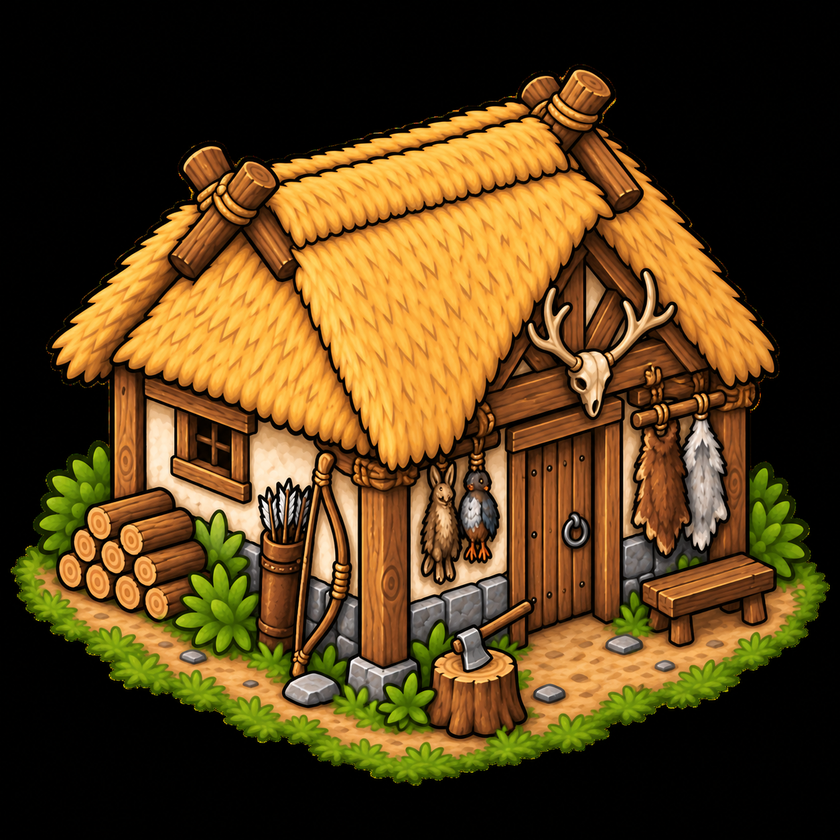
#> input picture Assets/buildings/dom_ohotnika/ChatGPT Image 22 сент. 2026 г., 22_20_19 (1).png, 840 x 840 px, shrunk from 1254 x 1254 before the run, found by its file name
$ python process_dom_ohotnika.py
#> lines starting #> are read from the running program, lines starting #| are printed output that depends on the picture
import os
import glob
from PIL import Image
from collections import deque

MAPPING = {
    "1": "hunter_lodge.png",
    "2": "destr_hunter_lodge.png",
    "3": "hunter_shelter.png",
    "4": "hunt_campfire.png",
    "5": "hunt_weapon_rack.png",
    "6": "hunt_fur_rack.png",
    "7": "hunt_butcher_table.png",
}

def make_background_transparent(src_path, dst_path):
    img = Image.open(src_path).convert("RGBA")
    w, h = img.size
#> w = 840; h = 840
    pixels = img.load()

    visited = set()
    queue = deque()

    def is_black(x, y, threshold=25):
        r, g, b, a = pixels[x, y]
        return r < threshold and g < threshold and b < threshold

    for x in range(w):
        if is_black(x, 0):
            queue.append((x, 0))
            visited.add((x, 0))
        if is_black(x, h - 1):
            queue.append((x, h - 1))
            visited.add((x, h - 1))
#> this loop made 840 passes

    for y in range(h):
        if is_black(0, y) and (0, y) not in visited:
            queue.append((0, y))
            visited.add((0, y))
        if is_black(w - 1, y) and (w - 1, y) not in visited:
            queue.append((w - 1, y))
            visited.add((w - 1, y))
#> this loop made 840 passes

    while queue:
        cx, cy = queue.popleft()
        for dx, dy in [(-1, 0), (1, 0), (0, -1), (0, 1)]:
            nx, ny = cx + dx, cy + dy
            if 0 <= nx < w and 0 <= ny < h:
                if (nx, ny) not in visited and is_black(nx, ny, 30):
                    visited.add((nx, ny))
                    queue.append((nx, ny))

    for (x, y) in visited:
        r, g, b, a = pixels[x, y]
        pixels[x, y] = (r, g, b, 0)
#> this loop made 339476 passes
#> (x, y) on passes 1 to 3: (476, 78), (1, 751), (785, 833)

    border_visited = set()
    for (x, y) in visited:
        for dx, dy in [(-1, 0), (1, 0), (0, -1), (0, 1), (-1, -1), (1, 1), (-1, 1), (1, -1)]:
            nx, ny = x + dx, y + dy
            if 0 <= nx < w and 0 <= ny < h and (nx, ny) not in visited:
                border_visited.add((nx, ny))

    for (x, y) in border_visited:
        r, g, b, a = pixels[x, y]
        max_val = max(r, g, b)
        if max_val < 45:
            factor = max(0.0, min(1.0, (max_val - 10) / 35.0))
            pixels[x, y] = (r, g, b, int(a * factor))
#> this loop made 34603 passes
#> (x, y) on passes 1 to 3: (266, 268), (338, 144), (491, 386)

    img.save(dst_path, "PNG")
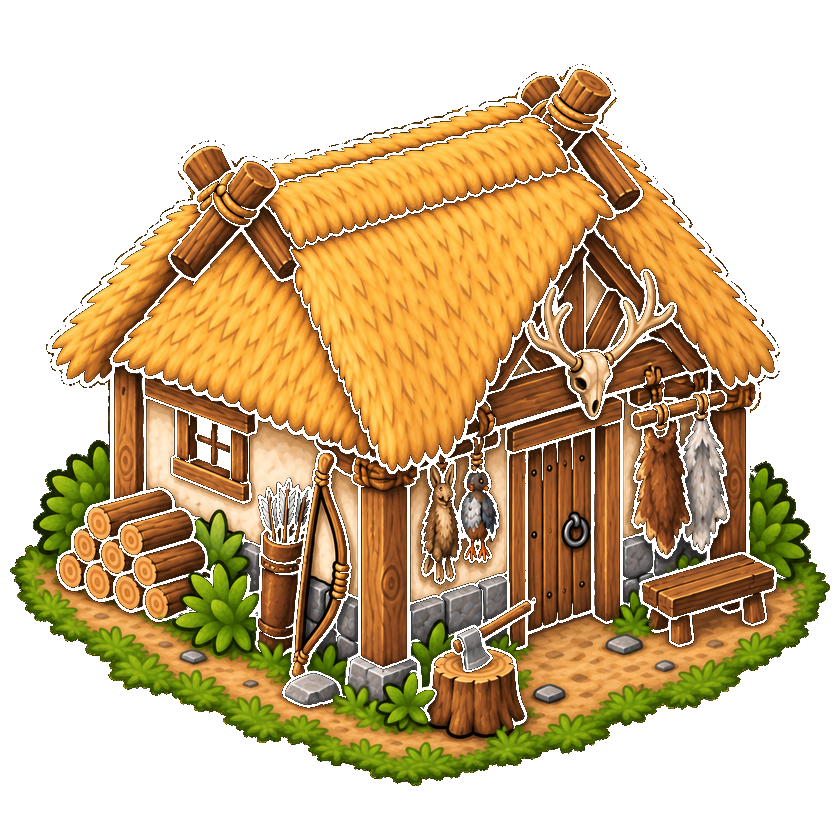
#> saved as hunter_lodge.png: PIL image 840x840 RGBA; mean R, G, B, A 87.7, 63.6, 26.3, 131.8; transparent parts drawn white
    print(f"Saved: {os.path.basename(dst_path)}")

if __name__ == "__main__":
    folder = r"E:\Planetki\Assets\buildings\dom_ohotnika"
    files = os.listdir(folder)
    for f in sorted(files):
        if f.endswith(".png") and "(" in f and ")" in f:
            idx = f.split("(")[1].split(")")[0].strip()
            if idx in MAPPING:
                src = os.path.join(folder, f)
                dst = os.path.join(folder, MAPPING[idx])
                make_background_transparent(src, dst)
#> pass 2 of the loop `for f in sorted(files):`:
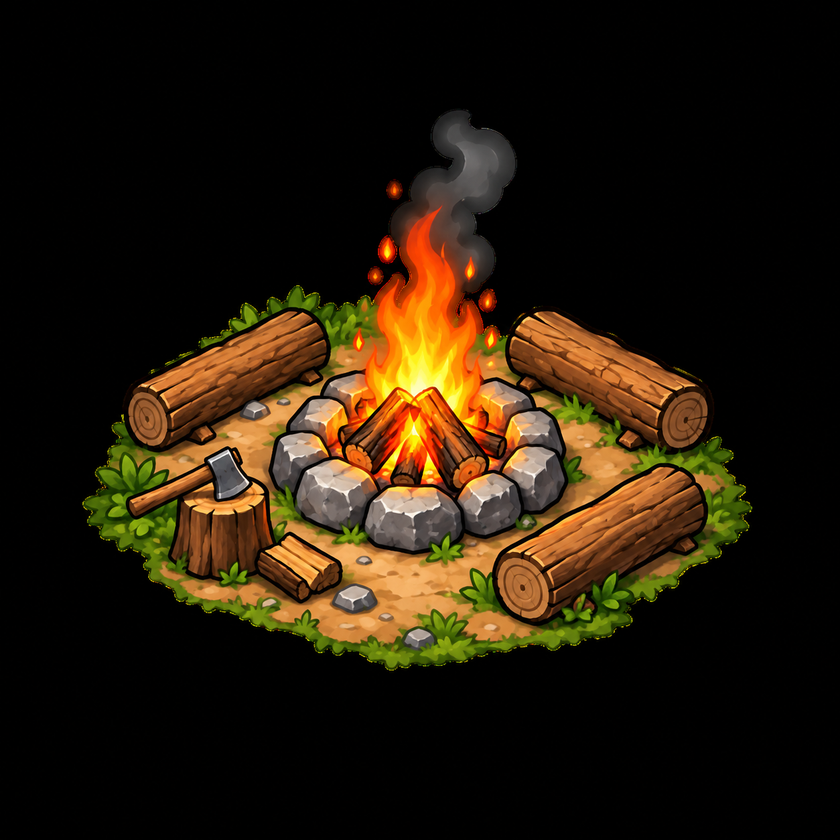
#> input picture Assets/buildings/dom_ohotnika/ChatGPT Image 22 сент. 2026 г., 22_20_20 (4).png, 840 x 840 px, shrunk from 1254 x 1254 before the run, found by its file name
#> the loop in make_background_transparent (call 2), `for (x, y) in visited:` made 510876 passes
#> the loop in make_background_transparent (call 2), `for (x, y) in border_visited:` made 6919 passes
#> (x, y) on passes 1 to 3: (720, 438), (692, 376), (116, 445)
#> in make_background_transparent (call 2), `img.save(dst_path, "PNG")`:
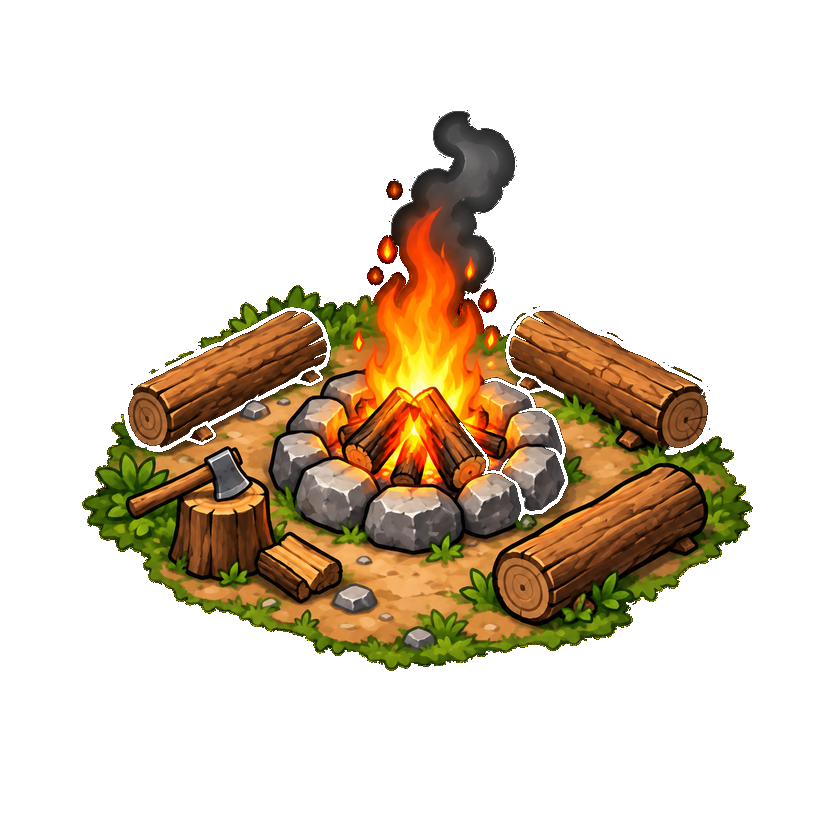
#> saved as hunt_campfire.png: PIL image 840x840 RGBA; mean R, G, B, A 38.1, 26.5, 10.7, 70.2; transparent parts drawn white
#> pass 3 of the loop `for f in sorted(files):`:
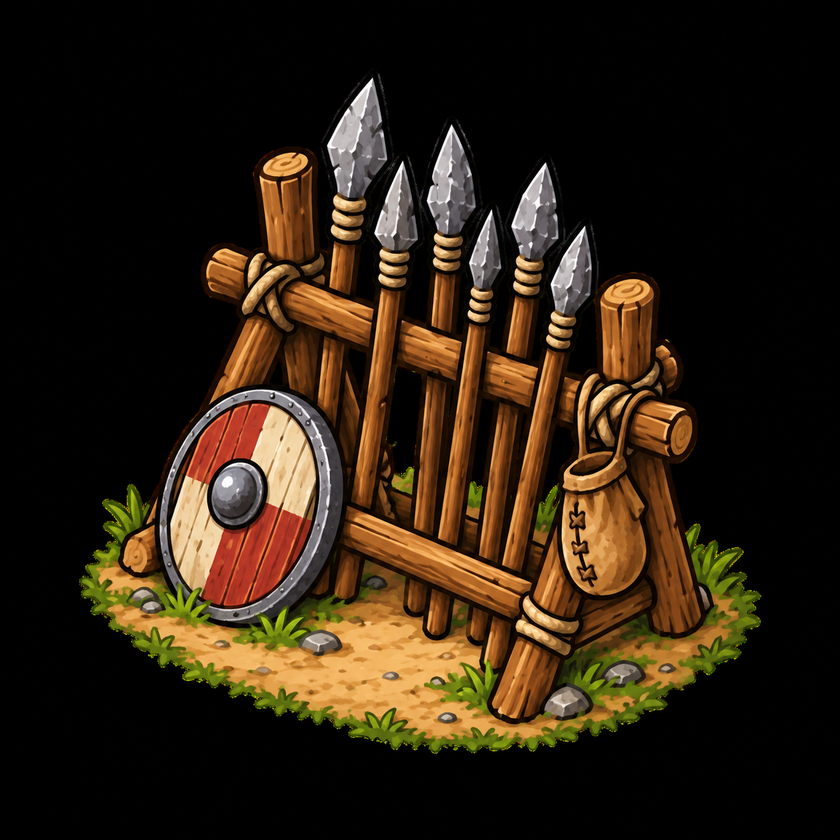
#> input picture Assets/buildings/dom_ohotnika/ChatGPT Image 22 сент. 2026 г., 22_20_20 (5).png, 840 x 840 px, shrunk from 1254 x 1254 before the run, found by its file name
#> the loop in make_background_transparent (call 3), `for (x, y) in visited:` made 476390 passes
#> the loop in make_background_transparent (call 3), `for (x, y) in border_visited:` made 22275 passes
#> (x, y) on passes 1 to 3: (266, 268), (417, 437), (336, 448)
#> in make_background_transparent (call 3), `img.save(dst_path, "PNG")`:
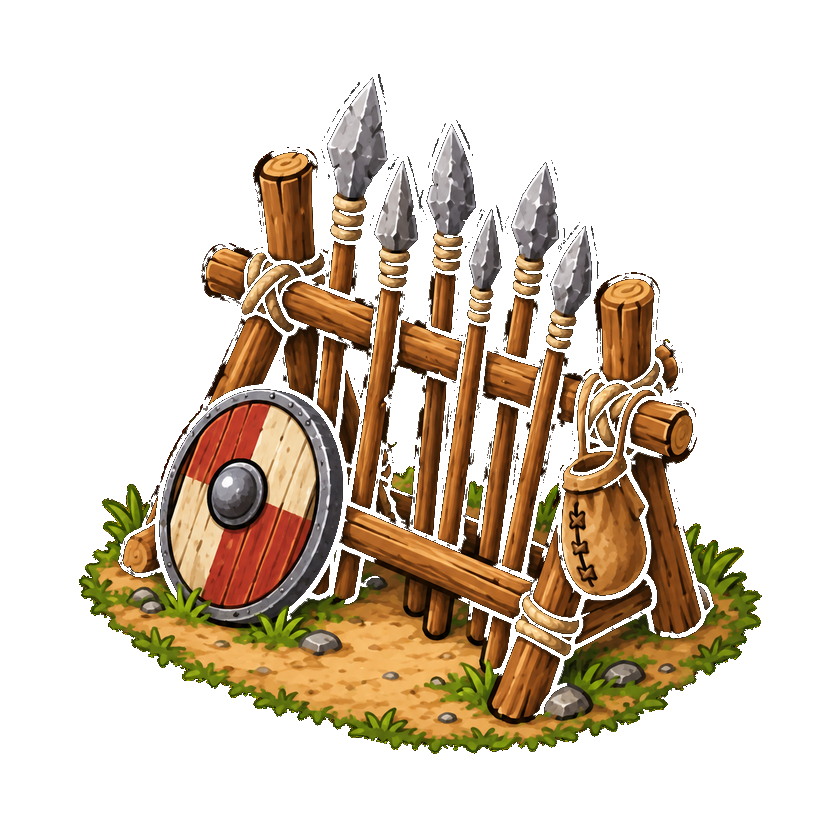
#> saved as hunt_weapon_rack.png: PIL image 840x840 RGBA; mean R, G, B, A 46.1, 32.8, 17.2, 82.1; transparent parts drawn white
#> the loop made 6 passes; the first 3 are shown
    print("All processed successfully!")
